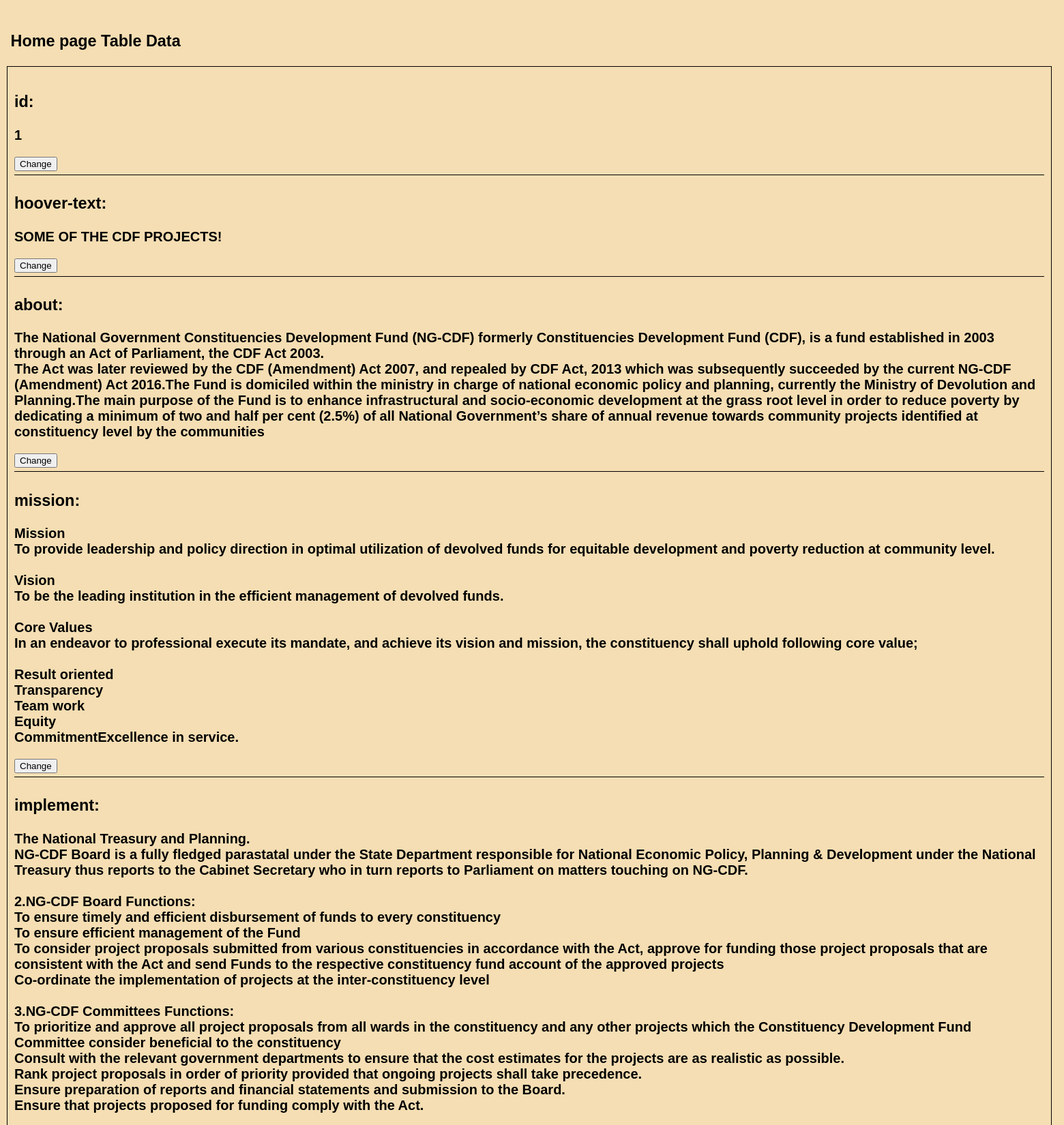
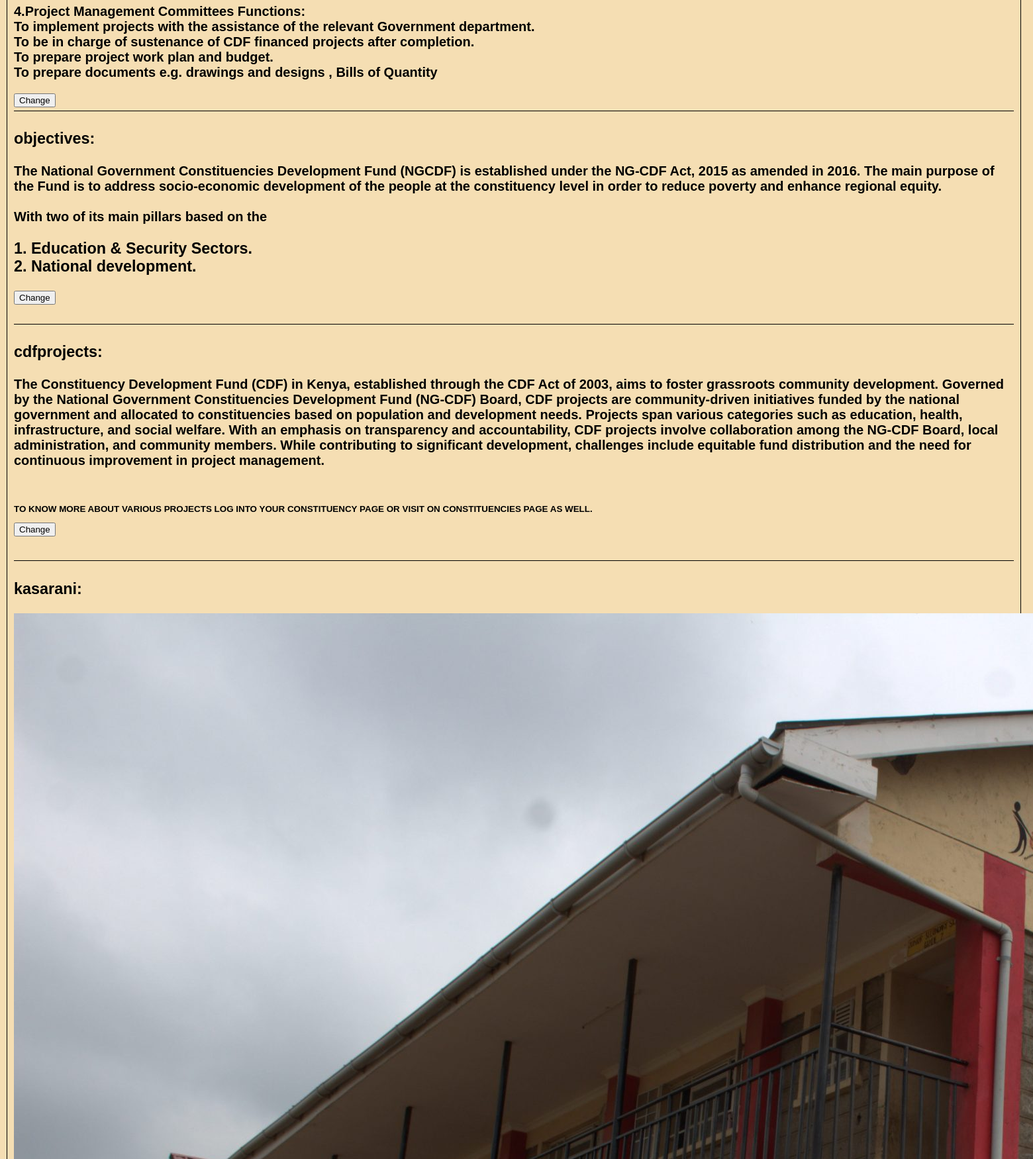
/indexpage/Admin/overall.php (upper part), run on the app's committed database (2 pictures, top to bottom).
### tables this page shows
CREATE TABLE `overall` (
  `id` int(255) NOT NULL,
  `hoover-text` varchar(255) NOT NULL,
  `about` text NOT NULL,
  `mission` text NOT NULL,
  `implement` text NOT NULL,
  `objectives` text NOT NULL,
  `cdfprojects` text NOT NULL,
  `kasarani` text NOT NULL,
  `webuye` text NOT NULL,
  `bursary` text NOT NULL,
  `kapsowar` text NOT NULL,
  `news` text NOT NULL,
  `kabete` text NOT NULL,
  `board` text NOT NULL,
  `harambee` text NOT NULL,
  `boxno` text NOT NULL,
  `ngcdfno` text NOT NULL,
  `abtproj1` text NOT NULL,
  `abtproj2` text NOT NULL,
  `abtproj3` text NOT NULL,
  `abtproj4` text NOT NULL,
  `empowerment` text NOT NULL
);

### indexpage/Admin/overall.php (the view, shortened to what this page needs)
<?php
$db_username = 'root';
$db_password = '';
$db_name = 'users_register';
$db_host = 'localhost';
$mysqli = new mysqli($db_host, $db_username, $db_password, $db_name);
$sql = "SELECT * FROM overall";
$result = $mysqli->query($sql);
if ($result->num_rows > 0) {
    echo "<h3 style='margin-left:1%;margin-top:3%;'>Home page Table Data</h3>";
    echo "<div class='column-container'>";
    while($row = $result->fetch_assoc()) {
        foreach ($row as $key => $value) {
            if ($key == 'kasarani' || $key == 'webuye' || $key == 'kapsowar' || $key == 'kabete' || $key == 'board' || $key == 'empowerment') {
                echo "<div class='row'>";
                echo "<h3>" . $key . ":</h3>";
                echo "<img src='" . $value . "' alt='" . $key . "'>";
                echo "</div>";
            } else {
                echo "<div class='row'>";
                echo "<h3>" . $key . ":</h3>";
                echo "<p id='value-" . $row['id'] . "-" . $key . "'>" . $value . "</p>";
                echo "<button onclick='editRow(" . $row['id'] . ", \"" . $key . "\")'>Change</button>";
                echo "</div>";
            }
        }
    }
    echo "</div>";
} else {
    echo "0 results";
}
?>
<html lang="en">
<head>
</head>
<body>
</body>
</html>

### indexpage/Admin/overall.php (style rules this page uses)
body { font-family: Arial, sans-serif; background-color: wheat; margin-left: 0; font-size:20px; box-sizing: 5px ; font-weight: bold; align-items: center; padding: 0; }
.column-container { border: 1px solid #000; padding: 10px; margin: 10px; }
.row { border-bottom: 1px solid #000; padding: 5px 0; }

### data on the page
overall: key "id", id "1", key "hoover-text", value "SOME OF THE CDF PROJECTS!", key "about", about "The National Government Constituencies Development Fund (NG-CDF) formerly Constituencies Development Fund (CDF), is a fund established in 2003 through an Act of Parliament, the CDF Act 2003. The Act was later reviewed by the CDF (Amendment) Act 2007, and repealed by CDF Act, 2013 which was subsequently succeeded by the current NG-CDF (Amendment) Act 2016.The Fund is domiciled within the ministry in charge of national economic policy and planning, currently the Ministry of Devolution and Planning.The main purpose of the Fund is to enhance infrastructural and socio-economic development at the grass root level in order to reduce poverty by dedicating a minimum of two and half per cent (2.5%)…", key "mission", mission "Mission To provide leadership and policy direction in optimal utilization of devolved funds for equitable development and poverty reduction at community level. Vision To be the leading institution in the efficient management of devolved funds. Core Values In an endeavor to professional execute its mandate, and achieve its vision and mission, the constituency shall uphold following core value; Result oriented Transparency Team work Equity CommitmentExcellence in service.", key "implement", implement "The National Treasury and Planning. NG-CDF Board is a fully fledged parastatal under the State Department responsible for National Economic Policy, Planning & Development under the National Treasury thus reports to the Cabinet Secretary who in turn reports to Parliament on matters touching on NG-CDF. 2.NG-CDF Board Functions: To ensure timely and efficient disbursement of funds to every constituency To ensure efficient management of the Fund To consider project proposals submitted from various constituencies in accordance with the Act, approve for funding those project proposals that are consistent with the Act and send Funds to the respective constituency fund account of the approved…", key "objectives", objectives "The National Government Constituencies Development Fund (NGCDF) is established under the NG-CDF Act, 2015 as amended in 2016. The main purpose of the Fund is to address socio-economic development of the people at the constituency level in order to reduce poverty and enhance regional equity. With two of its main pillars based on the 1. Education & Security Sectors. 2. National development.", key "cdfprojects", cdfprojects "The Constituency Development Fund (CDF) in Kenya, established through the CDF Act of 2003, aims to foster grassroots community development. Governed by the National Government Constituencies Development Fund (NG-CDF) Board, CDF projects are community-driven initiatives funded by the national government and allocated to constituencies based on population and development needs. Projects span various categories such as education, health, infrastructure, and social welfare. With an emphasis on transparency and accountability, CDF projects involve collaboration among the NG-CDF Board, local administration, and community members. While contributing to significant development, challenges include…", key "kasarani", kasarani (picture)
